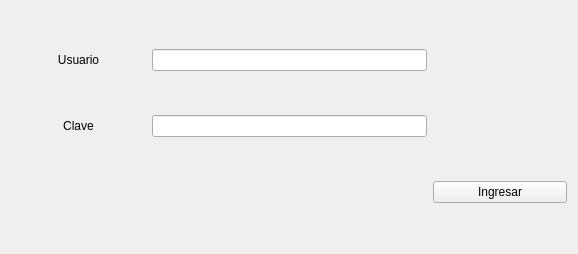
<?xml version="1.0" encoding="UTF-8"?>
<ui version="4.0">
 <class>Login</class>
 <widget class="QWidget" name="Login">
  <property name="geometry">
   <rect>
    <x>0</x>
    <y>0</y>
    <width>578</width>
    <height>254</height>
   </rect>
  </property>
  <property name="windowTitle">
   <string>Login</string>
  </property>
  <layout class="QGridLayout" name="gridLayout">
   <item row="2" column="1" colspan="2">
    <widget class="QLineEdit" name="leClave">
     <property name="focusPolicy">
      <enum>Qt::WheelFocus</enum>
     </property>
     <property name="echoMode">
      <enum>QLineEdit::Password</enum>
     </property>
    </widget>
   </item>
   <item row="0" column="0">
    <widget class="QLabel" name="lUsuario">
     <property name="text">
      <string>Usuario</string>
     </property>
     <property name="alignment">
      <set>Qt::AlignCenter</set>
     </property>
    </widget>
   </item>
   <item row="3" column="3">
    <widget class="QPushButton" name="pbIngresar">
     <property name="text">
      <string>Ingresar</string>
     </property>
    </widget>
   </item>
   <item row="0" column="1" colspan="2">
    <widget class="QLineEdit" name="leUsuario"/>
   </item>
   <item row="2" column="0">
    <widget class="QLabel" name="lClave">
     <property name="text">
      <string>Clave</string>
     </property>
     <property name="alignment">
      <set>Qt::AlignCenter</set>
     </property>
    </widget>
   </item>
  </layout>
 </widget>
 <resources/>
 <connections/>
</ui>
